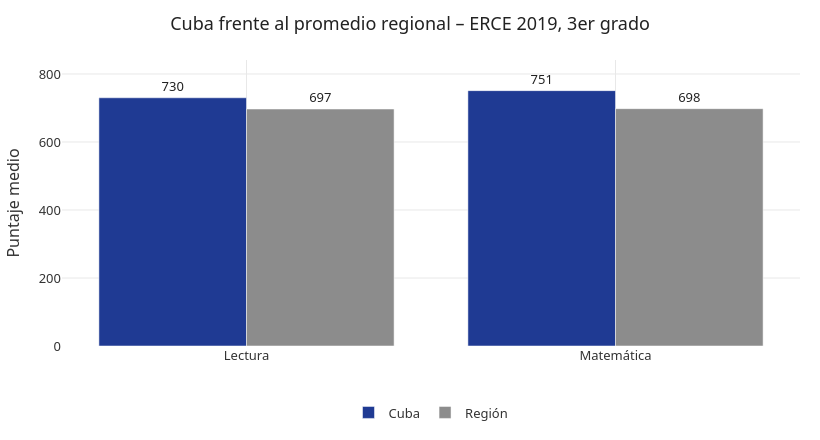

Source (notebook cell):
### Code cell
fig = P.grafico_regional(reg)
fig.update_layout(width=820, height=440)
fig.show()

### Figure 1 — Plotly figure (JSON) as saved in the notebook; plotly's stock layout.template omitted (floating-point values rounded to 4 significant figures)
{"data": [{"cliponaxis": false, "marker": {"color": "#1f3a93"}, "name": "Cuba", "text": [730.0, 751.0], "textfont": {"color": "#222222"}, "textposition": "outside", "type": "bar", "x": ["Lectura", "Matemática"], "y": [730, 751]}, {"cliponaxis": false, "marker": {"color": "#8c8c8c"}, "name": "Región", "text": [697.0, 698.0], "textfont": {"color": "#222222"}, "textposition": "outside", "type": "bar", "x": ["Lectura", "Matemática"], "y": [697, 698]}], "layout": {"barmode": "group", "font": {"color": "#333333", "family": "Segoe UI, Helvetica, Arial, sans-serif", "size": 13}, "height": 440, "legend": {"orientation": "h", "x": 0.5, "xanchor": "center", "y": -0.18}, "margin": {"b": 40, "l": 40, "r": 20, "t": 60}, "paper_bgcolor": "rgba(0,0,0,0)", "plot_bgcolor": "rgba(0,0,0,0)", "title": {"font": {"color": "#222222", "size": 18}, "text": "Cuba frente al promedio regional – ERCE 2019, 3er grado", "x": 0.5, "xanchor": "center"}, "width": 820, "xaxis": {"gridcolor": "#e8e8e8", "title": {}, "zeroline": false}, "yaxis": {"gridcolor": "#e8e8e8", "range": [0, 841.1], "title": {"text": "Puntaje medio"}, "zeroline": false}}}
